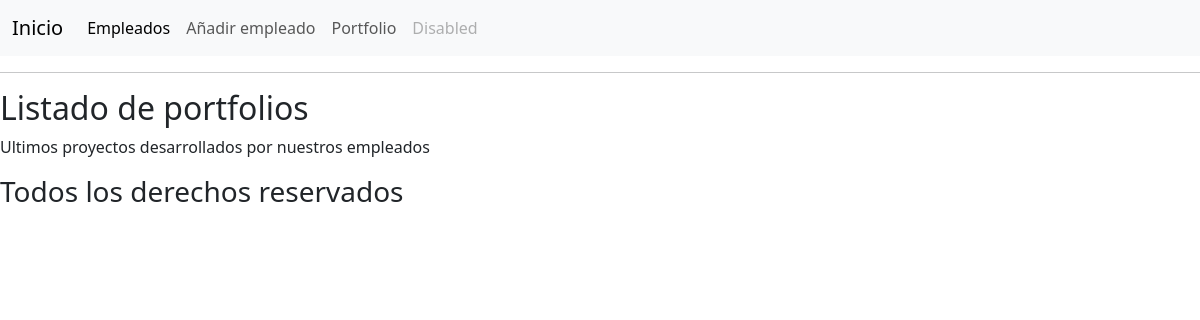
/portfolio/, run on an earlier commit of the app's database.
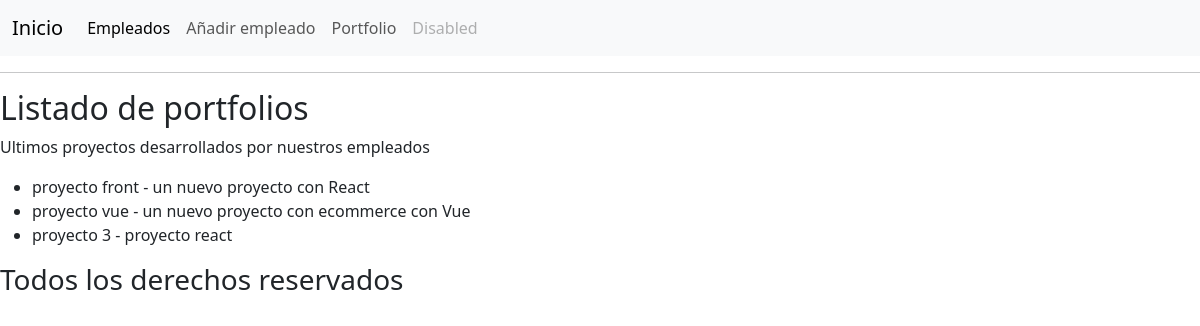
And on a later commit of the database.
### empleados/models.py (models this page shows, shortened)
class Portfolio(models.Model):
    nombre = models.CharField(max_length=100)
    descripcion = models.TextField()

### empleados/views.py (the view)
# urls.py: path('portfolio/', views.portfolio_list, name='portfolio'),
def portfolio_list(request): #FBV
    portfolios = Portfolio.objects.all()
    return render(request, 'empleados/portfolio.html', {'portfolios': portfolios})

### empleados/templates/empleados/portfolio.html (shortened to what this page needs)
{% extends 'empleados/base.html' %}
{% block content %}
<h2>Listado de portfolios</h2>
    <p>Ultimos proyectos desarrollados por nuestros empleados</p>
    <ul>
{% for p in portfolios %}
<li>{{ p.nombre }} - {{ p.descripcion }}</li>
{% endfor %}
</ul>
{% endblock %}

### empleados/templates/empleados/base.html (shortened to what this page needs)
<!DOCTYPE html>
<html>
<head>
    <link href="https://cdn.jsdelivr.net/npm/bootstrap@5.3.7/dist/css/bootstrap.min.css" rel="stylesheet">
</head>
<body>
<nav class="navbar navbar-expand-lg bg-body-tertiary">
  <div class="container-fluid">
    <a class="navbar-brand" href="{% url 'index' %}">Inicio</a>
    <div class="collapse navbar-collapse" id="navbarNav">
      <ul class="navbar-nav">
        <li class="nav-item">
          <a class="nav-link active" aria-current="page" href="{% url 'empleados' %}">Empleados</a>
        </li>
        <li class="nav-item">
          <a class="nav-link" href="{% url 'nuevo' %}">Añadir empleado</a>
        </li>
        <li class="nav-item">
          <a class="nav-link" href="{% url 'portfolio' %}">Portfolio</a>
        </li>
        <li class="nav-item">
          <a class="nav-link disabled" aria-disabled="true">Disabled</a>
        </li>
      </ul>
    </div>
  </div>
</nav>
<hr>
<main>
{% block content %}{% endblock %}
</main>
<h3>Todos los derechos reservados</h3>
</body>
</html>

What changed in the data, as far as the page shows it:
added Portfolio: nombre "proyecto front", descripcion "un nuevo proyecto con React"
added Portfolio: nombre "proyecto vue", descripcion "un nuevo proyecto con ecommerce con Vue"
added Portfolio: nombre "proyecto 3", descripcion "proyecto react"
